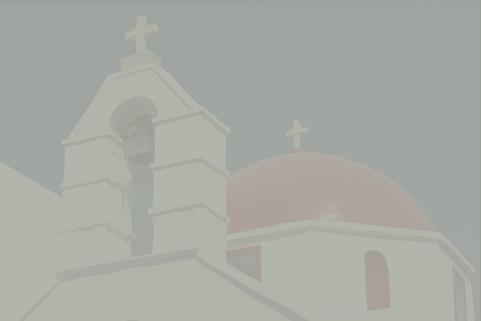
#> input picture img/118035.jpg, 481 x 321 px; its folder holds only this picture in this run
$ python main.py
#> lines starting #> are read from the running program, lines starting #| are printed output that depends on the picture
#> further down, img is the input picture: shape (321, 481, 3); mean B, G, R 164.4, 170.4, 168
### canny_edges.py
import numpy as np
import cv2 as cv
from findDerivatives import findDerivatives
from helper import get_discrete_orientation
from nonMaxSup import nonMaxSup
from edgeLink import edgeLink
import matplotlib.pyplot as plt
import os
def cannyEdge(I):
    # convert RGB image to gray color space
    im_gray=cv.cvtColor(I,cv.COLOR_BGR2GRAY)
    # 计算梯度
    Mag,Magx, Magy, Ori_g,Ori_e = findDerivatives(im_gray)
    # 获得离散化的方向
    grad_Ori, edge_Ori = get_discrete_orientation(Ori_g,Ori_e)
    # 非极大值抑制
    M = nonMaxSup(Mag, grad_Ori)
    # 边缘连接
    E = edgeLink(M, Mag, edge_Ori)

    return E


# test

# [3 lines that do not run on import are left out]


### findDerivatives.py
import numpy as np
import cv2 as cv
import matplotlib.pyplot as plt
from numpy.core.arrayprint import _guarded_repr_or_str

'''
  File clarification:
    Compute gradient put ginformation of the inrayscale image
    - Input I_gray: H x W matrix as image
    - Output Mag: H x W matrix represents the magnitude of derivatives
    - Output Magx: H x W matrix represents the derivatives along x-axis
    - Output Magy: H x W matrix represents the derivatives along y-axis
    - Output Ori: H x W matrix represents the orientation of derivatives
'''
def findDerivatives(I_gray):

    # smoothing kernels
    gaussian = np.array([[2, 4, 5, 4, 2], [4, 9, 12, 9, 4], [5, 12, 15, 12, 5], [4, 9, 12, 9, 4], [2, 4, 5, 4, 2]],dtype=np.float32)
    gaussian=gaussian/gaussian.sum()

    # kernel for x and y gradient
    # Sobel 卷积算子
    dx = np.float32([
      [-1.0, 0.0, 1.0],
      [-2.0, 0.0, 2.0],
      [-1.0, 0.0, 1.0]
    ])
    dy = np.float32([
      [1.0, 2.0, 1.0],
      [0.0, 0.0, 0.0],
      [-1.0, -2.0, -1.0]
    ])

    ###############################################################################
    # Your code here: calculate the gradient magnitude and orientation
    ###############################################################################

    # 利用高斯梯度对图像卷积
    dx_G=cv.filter2D(gaussian,-1,dx)
    dy_G=cv.filter2D(gaussian,-1,dy)
    # 计算Ix,Iy 注意filter计算要求float32
    Magx=cv.filter2D(np.float32(I_gray),-1,dx_G)
    Magy=cv.filter2D(np.float32(I_gray),-1,dy_G)

    # 计算梯度强度
    Mag=np.sqrt(Magx*Magx+Magy*Magy)

    np.clip(Mag,0,255)
    # 计算边缘梯度的方向
    eps=1e-8
    Ori_g=np.arctan(Magy/(Magx+eps))
    # 计算边缘方向
    Ori_e=np.arctan(-Magx/(Magy+eps))
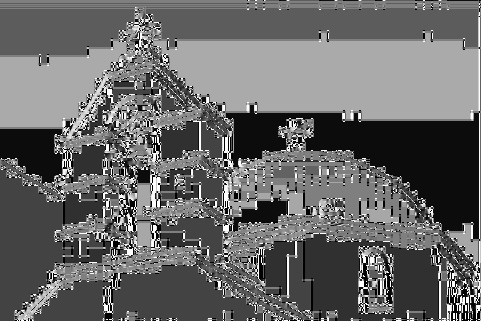
#> Ori_e: shape (321, 481) float32; min -1.57, max 1.57, mean -0.285; drawn with min black and max white
    # 查看结果


    """
    plt.figure()
    plt.imshow(np.uint8(np.round(Mag)))
    plt.set_cmap('gray')
    plt.colorbar()
    plt.savefig("./test/Im(2).png")
    plt.figure()
    plt.imshow(np.uint8(np.round(Mag)))
    plt.set_cmap('hot')
    plt.colorbar()
    plt.savefig("./test/Im(1).png")
    plt.figure()
    plt.imshow(np.uint8(np.round(Magx)))
    plt.set_cmap('gray')
    plt.colorbar()
    plt.savefig("./test/Ix(1).png")
    plt.figure()
    plt.imshow(np.uint8(np.round(Magy)))
    plt.set_cmap('gray')
    plt.colorbar()
    plt.savefig("./test/Iy(1).png")
    """

    return Mag,Magx,Magy,Ori_g,Ori_e


### helper.py
import numpy as np
import matplotlib.pyplot as plt
def get_gradient_angle(angleDeg):
    # 找一个最靠近的方向
    discrete = [0, 45, 90, 135, 180, -45, -90, -135, -180]
    dir = min(discrete, key=lambda x:abs(x-angleDeg))

    return dir


def get_edge_angle(a):
    discrete = [0, 45, 90, 135, 180, -45, -90, -135, -180]
    dir = min(discrete, key=lambda x:abs(x-a))

    return dir


def get_discrete_orientation(Ori_g,Ori_e):
    angle_Ori_g= np.degrees(Ori_g)
    angle_Ori_e= np.degrees(Ori_e)
    # 函数向量化
    get_gradient_angle_vect = np.vectorize(get_gradient_angle)
    # 离散化的梯度方向
    discrete_gradient_orientation = get_gradient_angle_vect(angle_Ori_g)
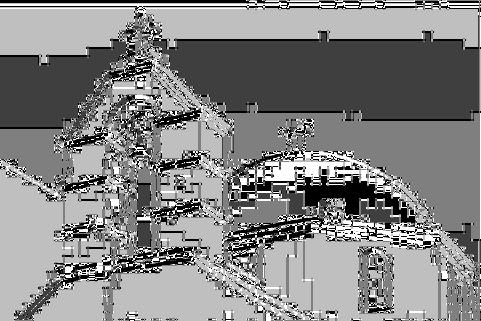
#> discrete_gradient_orientation: shape (321, 481) int64; min -90, max 90, mean 3.6; drawn with min black and max white

    get_edge_angle_vect = np.vectorize(get_edge_angle)
    # 离散化的边缘方向
    # 需要删除np.absolute
    discrete_edge_orientation = get_edge_angle_vect(angle_Ori_e)
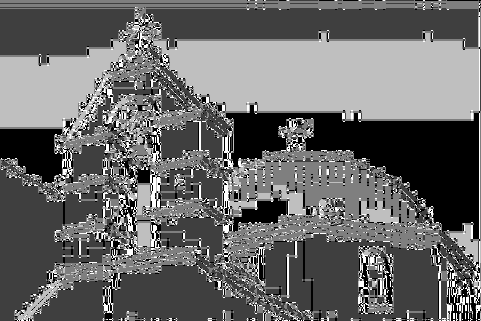
#> discrete_edge_orientation: shape (321, 481) int64; min -90, max 90, mean -16.1; drawn with min black and max white


    return discrete_gradient_orientation, discrete_edge_orientation

# [7 lines that do not run on import are left out]

### nonMaxSup.py
import matplotlib.pyplot as plt
import numpy as np

'''
  File clarification:
    Find local maximum edge pixel using NMS along the line of the gradient
    - Input Mag: H x W matrix represents the magnitude of derivatives
    - Input Ori: H x W matrix represents the orientation of derivatives
    - Output M: H x W binary matrix represents the edge map after non-maximum suppression
'''
"""
(i-1,j-1),(i-1,j),(i-1,j+1)
(i,j-1),(i,j),(i,j+1)
(i+1,j-1),(i+1,j),(i+1,j+1)

|--->
|
v

"""
def choose(Mag,grad_Ori,i,j):
    if grad_Ori[i,j] in [0,180,-180]:
        grad1=Mag[i,j+1]
        grad2=Mag[i,j-1]
    elif grad_Ori[i,j] in [45,-135]:
        grad1=Mag[i-1,j+1]
        grad2=Mag[i+1,j-1]
    elif grad_Ori[i,j] in [90,-90]:
        grad1=Mag[i-1,j]
        grad2=Mag[i+1,j]
    elif grad_Ori[i,j] in [135,-45]:
        grad1=Mag[i-1,j-1]
        grad2=Mag[i+1,j+1]
    return grad1,grad2


def nonMaxSup(Mag,grad_Ori):
    H,W=Mag.shape
#> H = 321; W = 481
    suppressed = np.copy(Mag)
    suppressed.fill(0)
#> suppressed: shape (321, 481) float32; every value is 0
    # 遍历像素点
    for i in range(1,H-1):
        for j in range(1,W-1):
            # 如果梯度为0
            if Mag[i,j]==0:
                suppressed[i,j]=0
            else:
                grad1,grad2=choose(Mag,grad_Ori,i,j)
                if grad1<=Mag[i,j] and grad2<=Mag[i,j]:
                    suppressed[i,j]=1
                else:
                    suppressed[i,j]=0
#> this loop made 319 passes
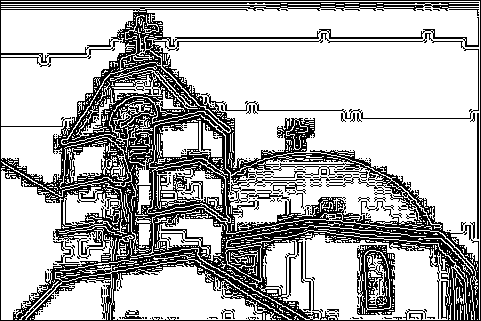
#> suppressed: shape (321, 481) float32; values 0 (black) and 1 (white), 71.6% white; black in thin lines or dots
    """
    查看中间结果
    plt.figure()
    plt.imshow(np.uint8(suppressed))
    plt.set_cmap('gray')
    plt.colorbar()
    plt.savefig("./test/nms.png")
    plt.figure()
    plt.imshow(np.uint8(suppressed*Mag))
    plt.set_cmap('gray')
    plt.colorbar()
    plt.savefig("./test/nms(1).png")
    """

    return suppressed

### edgeLink.py
import numpy as np

# high point edge Ori
# 目前就是这个方向十分需要思考
def choose(x,y,edge_Ori):
    if edge_Ori[x,y] in [0,180,-180]:
        return (x,y-1,x,y+1)
    elif edge_Ori[x,y] in [45,-135]:
        return (x-1,y+1,x+1,y-1)
        # return (x-1,y-1,x+1,y+1)
    elif edge_Ori[x,y] in [90,-90]:
        return (x-1,y,x+1,y)
    elif edge_Ori[x,y] in [135,-45]:
        return (x-1,y-1,x+1,y+1)
        # return (x-1,y-1,x+1,y+1)

def edgeLink(M, Mag, edge_Ori):
    thresh_high=0.1*Mag.max()
    thresh_low=0.0175*Mag.max()

    # 记录下梯度强度
    NMS=Mag*M
    edge=np.copy(NMS)
    # 获取mask
    mask_high=edge>thresh_high
#> mask_high: shape (321, 481) bool; 5.1% white in thin lines or dots
    mask_low=edge<thresh_low
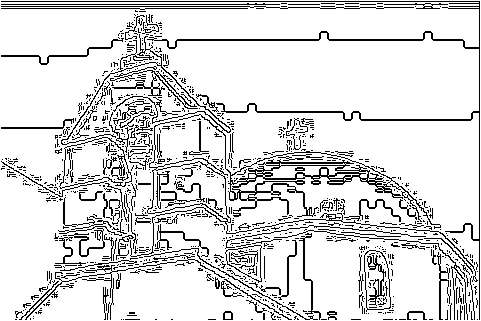
#> mask_low: shape (321, 481) bool; 86.1% white; black in thin lines or dots
    mask1,mask2=edge<=thresh_high,edge>=thresh_low
#> mask1: shape (321, 481) bool; 94.9% white; black in thin lines or dots
#> mask2: shape (321, 481) bool; 13.9% white in thin lines or dots
    # 一定包含
    edge[mask_high]=1
    # 不包含
    edge[mask_low]=0
    # maybe
    edge[mask1 & mask2]=-1
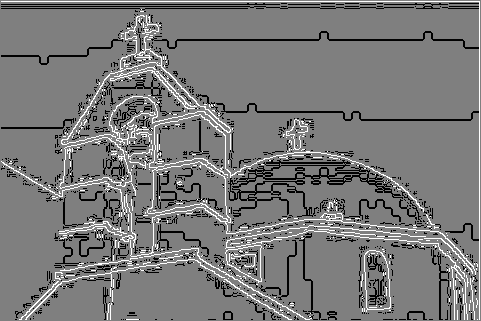
#> edge: shape (321, 481) float32; min -1, max 1, mean -0.0375; drawn with min black and max white

    # high index
    X,Y=np.where(mask_high)
    for i in range(len(X)):
        x1,y1,x2,y2=choose(X[i],Y[i],edge_Ori)
        if edge[x1,y1]==-1:
            mask_high[x1,y1]=True
        if edge[x2,y2]==-1:
            mask_high[x1,y1]=True
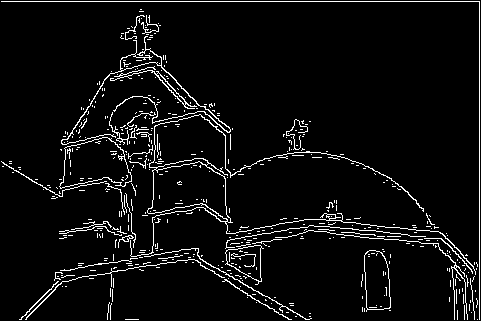
#> mask_high: shape (321, 481) bool; 5.2% white in thin lines or dots

    edgeLinks=np.zeros(edge.shape)
    edgeLinks[mask_high]=255


    return edgeLinks


### main.py
import os
from canny_edges import cannyEdge
import cv2 as cv

if __name__ =="__main__":
    img_names=os.listdir('./img')

    print(img_names)
    for name in img_names:
        path=os.path.join('img',name)
        img=cv.imread(path)
        edge=cannyEdge(img)
#> in cannyEdge, `E = edgeLink(M, Mag, edge_Ori)`: E: shape (321, 481) float64; 5.2% white in thin lines or dots
        img=cv.cvtColor(img,cv.COLOR_BGR2GRAY)
        # 对比opencv
        cv.imwrite("./result/canny-{}".format(name),edge)
        #
        cv.imwrite("./result/canny-opencv-{}".format(name),cv.Canny(img,100,200))
